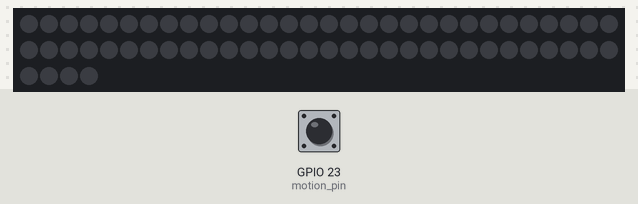
The program below on a simulated Raspberry Pi (BCM pin numbers). Shown: 64 RGB LEDs in strip order, left to right, continuing on the next row. Inputs (shaded band) come from the test bench; at power-on: GPIO 23 (motion_pin) LOW. Dim RGB values are drawn brighter than linear.

Above: at 1.2 s.
1.3 s: GPIO 23 (motion_pin) driven HIGH
At 1.49 s:
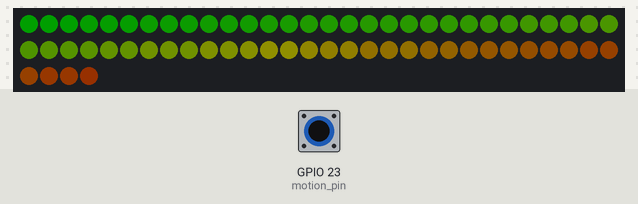
3.8 s: GPIO 23 (motion_pin) pulsed LOW 2 times (0.12 s each, 0.3 s apart)
At 4.68 s:
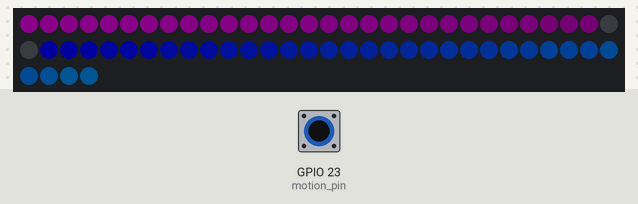
6.3 s: GPIO 23 (motion_pin) driven LOW
At 8.2 s:
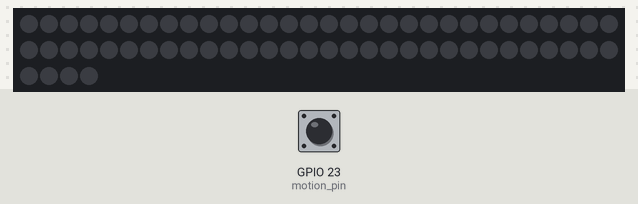
8.5 s: GPIO 23 (motion_pin) driven HIGH
At 9.33 s:
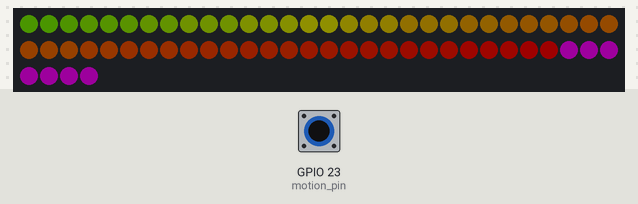
Timing chart, 0 to 11.5 s (numbered marks = the images above; inputs shaded):
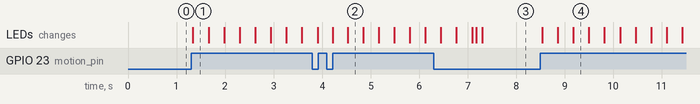

The program:

detect_motion_using_the_PIR_sensor.py
```python
import RPi.GPIO as GPIO
import time
from rpi_ws281x import PixelStrip, Color

LED_PIN = 12
LED_COUNT = 64
LED_FREQ_HZ = 800000
LED_DMA = 10
LED_BRIGHTNESS = 30
LED_INVERT = False
LED_CHANNEL = 0

def colorWipe(strip, color):
  for i in range(strip.numPixels()):
    strip.setPixelColor(i, color)
  strip.show()

motion_pin = 23
GPIO.setmode(GPIO.BCM)
GPIO.setup(motion_pin, GPIO.IN)

def wheel(pos):
  if pos < 85:
    return Color(pos * 3, 255 - pos * 3, 0)
  elif pos < 170:
    pos -= 85
    return Color(255 - pos * 3, 0, 255 - pos * 3)
  else:
    pos -= 170
    return Color(0, pos * 3, 255 - pos * 3)

def rainbow(strip, wait_ms = 20, iterations = 1):
  for j in range(256 * iterations):
    for i in range(strip.numPixels()):
      strip.setPixelColor(i, wheel((i + j) & 255))
    strip.show()
    time.sleep(wait_ms / 1000.0)

strip = PixelStrip(LED_COUNT, LED_PIN, LED_FREQ_HZ,
LED_DMA, LED_INVERT, LED_BRIGHTNESS, LED_CHANNEL)

strip.begin()

while True:
  if (GPIO.input(motion_pin) == 0):
    colorWipe(strip, Color(0, 0, 0))
  elif (GPIO.input(motion_pin) == 1):
    rainbow(strip)
  time.sleep(0.1)
```

Measured:
- after the input at 1.3 s, the LEDs: change at once (image 1)
- after the input at 6.3 s, the LEDs: first differ from a run without the input after 1.0 s (image 3)
- after the input at 8.5 s, the LEDs: first change at once (image 4 shows a later state)
